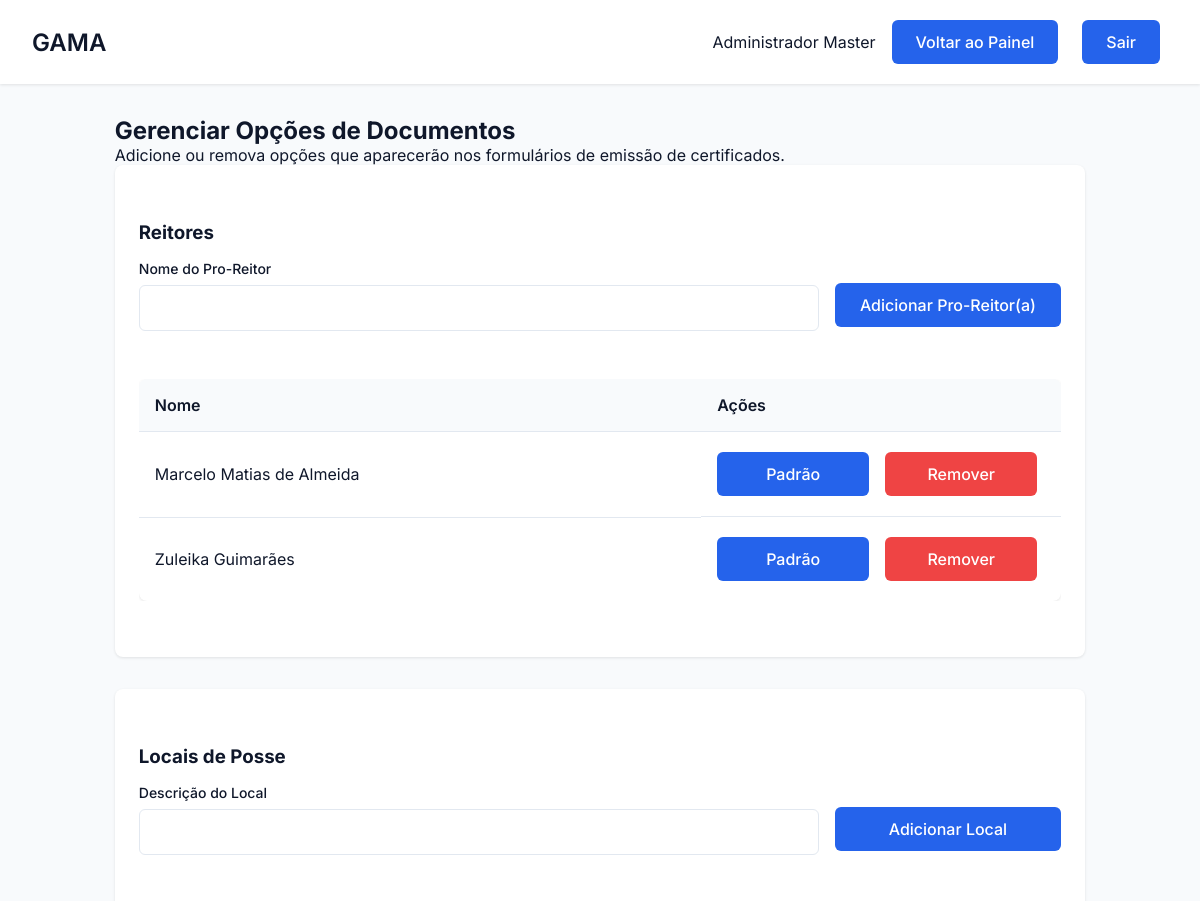
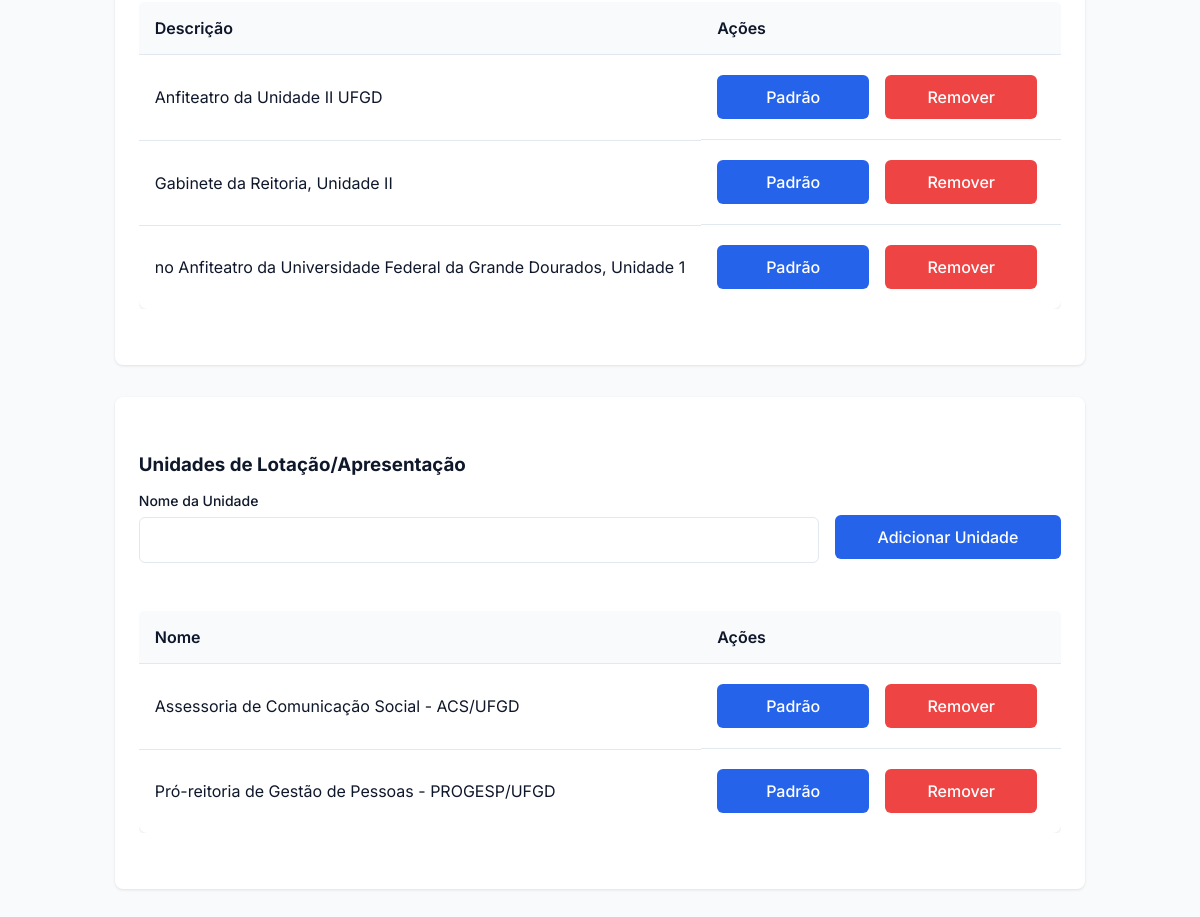
Screenshot of /config/gerenciar_opcoes (signed in) with the database file from the repository (2 pictures, top to bottom).
### tables this page shows
CREATE TABLE Opcao (
        id_opcao INTEGER PRIMARY KEY AUTOINCREMENT,
        tipo_opcao TEXT NOT NULL, -- Ex: 'reitor', 'local', 'unidade'
        valor_opcao TEXT NOT NULL UNIQUE, -- Ex: 'Marcelo Matias de Almeida'
        
        -- ======================================================
        -- ALTERAÇÃO AQUI: Coluna 'is_default' adicionada
        -- ======================================================
        is_default BOOLEAN NOT NULL DEFAULT 0
    );

### gama/routes/config_routes.py (the view, shortened to what this page needs)
@config_bp.route('/gerenciar_opcoes', methods=['GET', 'POST'])
def gerenciar_opcoes():
    if 'usuario_id' not in session or session.get('tipo') != 'administrador':
        flash('Acesso negado.', 'error')
        return redirect(url_for('auth.login'))
    try:
        opcoes_reitor = Opcao.get_por_tipo('reitor')
        opcoes_local = Opcao.get_por_tipo('local')
        opcoes_unidade = Opcao.get_por_tipo('unidade') # <-- ADICIONADO
    except Exception as e:
        flash(f'Erro ao carregar opções: {e}', 'error')
        opcoes_reitor = []
        opcoes_local = []
        opcoes_unidade = [] # <-- ADICIONADO
    return render_template(
        'config_opcoes.html',
        nome=session.get('nome'),
        opcoes_reitor=opcoes_reitor,
        opcoes_local=opcoes_local,
        opcoes_unidade=opcoes_unidade # <-- ADICIONADO
    )

### app.py (called while the page is built)
@app.before_request
def make_session_permanent():
    session.permanent = True

### gama/database/database.py (called while the page is built)
def conectar():
    diretorio_db = "gama/database"
    if not os.path.exists(diretorio_db):
        os.makedirs(diretorio_db)
    return sqlite3.connect(f"{diretorio_db}/editais.db")

### gama/models/configuracao.py (called while the page is built)
    @staticmethod
    def get_por_tipo(tipo_opcao):
        conn = conectar()
        conn.row_factory = sqlite3.Row # Retorna como dicionário
        cursor = conn.cursor()
        try:
            cursor.execute("SELECT * FROM Opcao WHERE tipo_opcao = ? ORDER BY valor_opcao", (tipo_opcao,))
            return [dict(row) for row in cursor.fetchall()]
        except sqlite3.Error as e:
            print(f"Erro ao buscar opções: {e}")
            return []
        finally:
            conn.close()

### gama/templates/config_opcoes.html (shortened to what this page needs)
<!DOCTYPE html>
<html lang="pt-BR">
<head>
    <link rel="stylesheet" href="{{ url_for('static', filename='css/estilo.css') }}">
    <link rel="stylesheet" href="{{ url_for('static', filename='css/usuarios.css') }}">
    <link rel="stylesheet" href="{{ url_for('static', filename='css/dashboard.css') }}">
    <link rel="stylesheet" href="https://cdnjs.cloudflare.com/ajax/libs/font-awesome/6.5.0/css/all.min.css">
</head>
<body>
    <div class="dashboard">
        <header class="dashboard-header">
            <nav class="dashboard-nav container">
                <h1 class="dashboard-title">GAMA</h1>
                <div class="dashboard-user">
                    <span>{{ session.get('nome') }}</span>
                    <a href="{{ url_for('admin.painel_admin') }}" class="btn btn-primary">Voltar ao Painel</a>
                    <a href="{{ url_for('auth.logout') }}" class="btn btn-primary">Sair</a>
                </div>
            </nav>
        </header>
        <main class="dashboard-content container">
            <h2>Gerenciar Opções de Documentos</h2>
            <p class="config-subtitle">Adicione ou remova opções que aparecerão nos formulários de emissão de certificados.</p>
            <div class="form-container">
                <h3 class="titulo">Reitores</h3>
                <form action="{{ url_for('config.gerenciar_opcoes') }}" method="POST">
                    <div class="form-row">
                        <div class="form-group" style="flex-grow: 3;">
                            <label for="valor_reitor" class="form-label">Nome do Pro-Reitor</label>
                            <input type="text" id="valor_reitor" name="valor_opcao" class="form-input" required>
                        </div>
                        <div class="form-group" style="flex-grow: 1; align-self: flex-end;">
                            <button type="submit" class="btn btn-primary" style="width: 100%;">Adicionar Pro-Reitor(a)</button>
                        </div>
                    </div>
                </form>
                <div class="tabela-container" style="margin-top: 1.5rem;">
                    <table class="table">
                        <thead>
                            <tr>
                                <th>Nome</th>
                                <th style="width: 30%;">Ações</th>
                            </tr>
                        </thead>
                        <tbody>
                            {% for reitor in opcoes_reitor %}
                            <tr>
                                <td>
                                    {{ reitor.valor_opcao }}
                                </td>
                                <td class="acoes">
                                    {% if not reitor.is_default %}
                                        <form action="{{ url_for('config.set_default', id_opcao=reitor.id_opcao) }}" method="POST" style="display:inline;">
                                            <button type="submit" class="btn btn-secundario btn-action">
                                                Padrão
                                            </button>
                                        </form>
                                    {% endif %}
                                    <form action="{{ url_for('config.remover_opcao', id_opcao=reitor.id_opcao) }}" method="POST" onsubmit="return confirm('Tem certeza?');" style="display:inline;">
                                        <button type="submit" class="btn btn-perigo btn-action">Remover</button>
                                    </form>
                                </td>
                            </tr>
                            {% else %}
                            <tr>
                                <td colspan="2">Nenhum pro-reitor cadastrado.</td>
                            </tr>
                            {% endfor %}
                        </tbody>
                    </table>
                </div>
            </div>
            <div class="form-container">
                <h3 class="titulo">Locais de Posse</h3>
                <form action="{{ url_for('config.gerenciar_opcoes') }}" method="POST">
                    <div class="form-row">
                        <div class="form-group" style="flex-grow: 3;">
                            <label for="valor_local" class="form-label">Descrição do Local</label>
                            <input type="text" id="valor_local" name="valor_opcao" class="form-input" required>
                        </div>
                        <div class="form-group" style="flex-grow: 1; align-self: flex-end;">
                            <button type="submit" class="btn btn-primary" style="width: 100%;">Adicionar Local</button>
                        </div>
                    </div>
                </form>
                <div class="tabela-container" style="margin-top: 1.5rem;">
                    <table class="table">
                        <thead>
                            <tr>
                                <th>Descrição</th>
                                <th style="width: 30%;">Ações</th>
                            </tr>
                        </thead>
                        <tbody>
                            {% for local in opcoes_local %}
                            <tr>
                                <td>
                                    {{ local.valor_opcao }}
                                </td>
                                <td class="acoes">
                                    {% if not local.is_default %}
                                        <form action="{{ url_for('config.set_default', id_opcao=local.id_opcao) }}" method="POST" style="display:inline;">
                                            <button type="submit" class="btn btn-secundario btn-action">
                                                Padrão
                                            </button>
                                        </form>
                                    {% endif %}
                                    <form action="{{ url_for('config.remover_opcao', id_opcao=local.id_opcao) }}" method="POST" onsubmit="return confirm('Tem certeza?');" style="display:inline;">
                                        <button type="submit" class="btn btn-perigo btn-action">Remover</button>
                                    </form>
                                </td>
                            </tr>
                            {% else %}
                            <tr>
                                <td colspan="2">Nenhum local cadastrado.</td>
                            </tr>
                            {% endfor %}
                        </tbody>
                    </table>
                </div>
            </div>
            <div class="form-container">
                <h3 class="titulo">Unidades de Lotação/Apresentação</h3>
                <form action="{{ url_for('config.gerenciar_opcoes') }}" method="POST">
                    <div class="form-row">
                        <div class="form-group" style="flex-grow: 3;">
                            <label for="valor_unidade" class="form-label">Nome da Unidade</label>
                            <input type="text" id="valor_unidade" name="valor_opcao" class="form-input" required>
                        </div>
                        <div class="form-group" style="flex-grow: 1; align-self: flex-end;">
                            <button type="submit" class="btn btn-primary" style="width: 100%;">Adicionar Unidade</button>
                        </div>
                    </div>
                </form>
                <div class="tabela-container" style="margin-top: 1.5rem;">
                    <table class="table">
                        <thead>
                            <tr>
                                <th>Nome</th>
                                <th style="width: 30%;">Ações</th>
                            </tr>
                        </thead>
                        <tbody>
                            {% for unidade in opcoes_unidade %}
                            <tr>
                                <td>
                                    {{ unidade.valor_opcao }}
                                </td>
                                <td class="acoes">
                                    {% if not unidade.is_default %}
                                        <form action="{{ url_for('config.set_default', id_opcao=unidade.id_opcao) }}" method="POST" style="display:inline;">
                                            <button type="submit" class="btn btn-secundario btn-action">
                                                Padrão
                                            </button>
                                        </form>
                                    {% endif %}
                                    <form action="{{ url_for('config.remover_opcao', id_opcao=unidade.id_opcao) }}" method="POST" onsubmit="return confirm('Tem certeza?');" style="display:inline;">
                                        <button type="submit" class="btn btn-perigo btn-action">Remover</button>
                                    </form>
                                </td>
                            </tr>
                            {% else %}
                            <tr>
                                <td colspan="2">Nenhuma unidade cadastrada.</td>
                            </tr>
                            {% endfor %}
                        </tbody>
                    </table>
                </div>
            </div>
        </main>
    </div>
</body>
</html>

### gama/static/css/estilo.css (style rules this page uses)
* { margin: 0; padding: 0; box-sizing: border-box; font-family: 'Inter', sans-serif; }
:root { --primary: #2563eb; --primary-dark: #4338ca; --secondary: #64748b; --danger: #ef4444; --success: #22c55e; --background: #f8fafc; --surface: #ffffff; --text: #0f172a; --text-light: #64748b; --primary-light: #93c5fd; --secondary: #2563eb; --accent: #10b981; --card-bg: #ffffff; }
body { background-color: var(--background); color: var(--text); min-height: 100vh; }
.container { max-width: 1200px; margin: 0 auto; padding: 0 1rem; }
.form-group { margin-bottom: 1.5rem; }
.form-label { display: block; font-size: 0.875rem; font-weight: 500; margin-bottom: 0.5rem; color: var(--text); }
.form-input { width: 100%; padding: 0.75rem 1rem; border: 1px solid #e2e8f0; border-radius: 6px; font-size: 1rem; transition: all 0.2s; }
.btn { display: inline-flex; align-items: center; justify-content: center; padding: 0.75rem 1.5rem; margin-right: 0.5rem; margin-top: 0.25rem; margin-bottom: 0.25rem; background-color: var(--primary); color: white; font-size: 1rem; font-weight: 500; border-radius: 6px; cursor: pointer; transition: all 0.2s; border: none; text-decoration: none; }
.btn-primary { background-color: var(--primary); color: white; }
.dashboard-content { padding: 2rem; }

### gama/static/css/usuarios.css (style rules this page uses)
.titulo { margin-top: 2rem; margin-bottom: 1rem; }
.tabela-container { overflow-x: auto; margin-bottom: 2rem; }
.table { width: 100%; border-collapse: collapse; background-color: var(--surface); border-radius: 8px; overflow: hidden; box-shadow: 0 1px 3px 0 rgb(0 0 0 / 0.1); }
.table th, .table td { padding: 1rem; text-align: left; border-bottom: 1px solid #e2e8f0; }
.table th { background-color: #f8fafc; font-weight: 600; }
.table tr:last-child td { border-bottom: none; }
.acoes { display: flex; gap: 0.5rem; }
.btn-perigo { background-color: var(--danger); color: white; }
.form-container { background-color: var(--surface); padding: 1.5rem; border-radius: 8px; box-shadow: 0 1px 3px 0 rgb(0 0 0 / 0.1); margin-bottom: 2rem; }
.form-row { display: flex; gap: 1rem; margin-bottom: 1rem; }
.form-group { flex: 1; }

### gama/static/css/dashboard.css (style rules this page uses)
.dashboard { min-height: 100vh; display: grid; grid-template-rows: auto 1fr; }
.dashboard-header { background: var(--surface); padding: 1rem; box-shadow: 0 1px 3px 0 rgb(0 0 0 / 0.1); margin-bottom: 2rem; }
.dashboard-nav { display: flex; justify-content: space-between; align-items: center; }
.container { max-width: 1200px; margin: 0 auto; padding: 0 1rem; }
.dashboard-title { font-size: 1.5rem; font-weight: 600; }
.dashboard-user { display: flex; align-items: center; gap: 1rem; }

### gama/templates/config_opcoes.html (style rules this page uses)
.btn-action { min-width: 152px; text-align: center; }

### rows the page displays
Opcao: valor_opcao "Marcelo Matias de Almeida"
Opcao: valor_opcao "Zuleika Guimarães"
Opcao: valor_opcao "Anfiteatro da Unidade II UFGD"
Opcao: valor_opcao "Gabinete da Reitoria, Unidade II"
Opcao: valor_opcao "no Anfiteatro da Universidade Federal da Grande Dourados, Unidade 1"
Opcao: valor_opcao "Assessoria de Comunicação Social - ACS/UFGD"
Opcao: valor_opcao "Pró-reitoria de Gestão de Pessoas - PROGESP/UFGD"

### other values shown
{{ session.get('nome') }} "Administrador Master"
